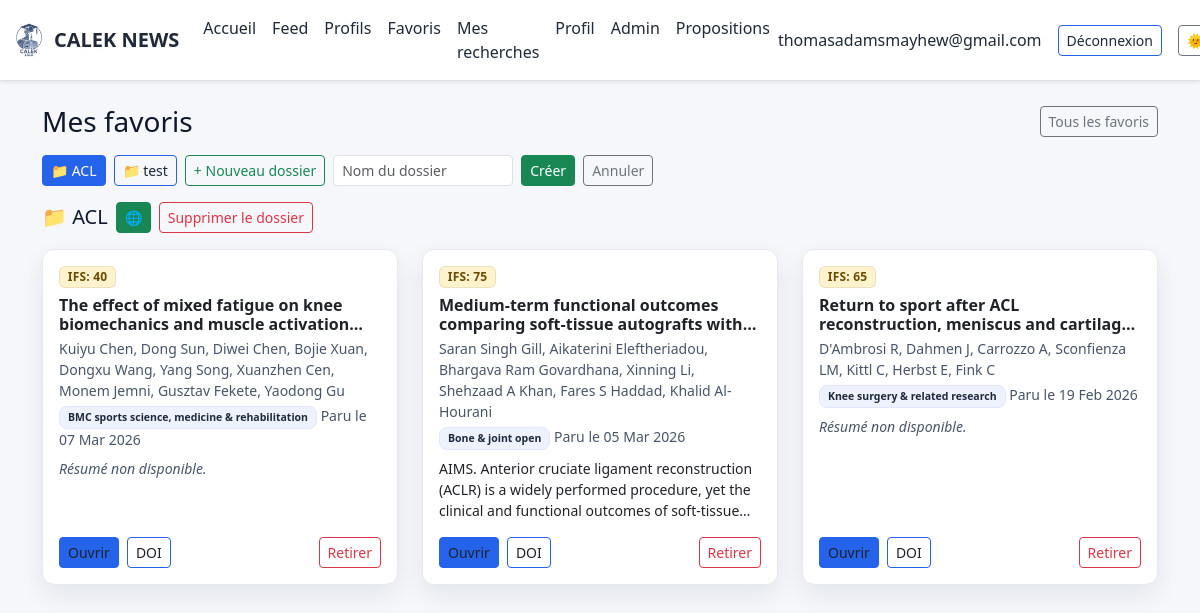
The app's page /folders/1 (signed in) with its own data.
### app.py (models this page shows, shortened)
class User(UserMixin, db.Model):
    id = db.Column(db.Integer, primary_key=True)
    email = db.Column(db.String(120), unique=True, nullable=False)
    name = db.Column(db.String(120))
    password_hash = db.Column(db.String(255), nullable=False)
    role = db.Column(db.String(20), default="user")
    created_at = db.Column(db.DateTime, default=datetime.utcnow)

class Folder(db.Model):
    __tablename__ = "folder"
    id = db.Column(db.Integer, primary_key=True)
    user_id = db.Column(db.Integer, db.ForeignKey("user.id"), nullable=False, index=True)
    name = db.Column(db.String(100), nullable=False)
    is_public = db.Column(db.Boolean, default=True, nullable=False)
    created_at = db.Column(db.DateTime, default=datetime.utcnow)
    user = db.relationship("User", backref=db.backref("folders", lazy="dynamic"))
    __table_args__ = (
        db.UniqueConstraint("user_id", "name", name="_user_folder_uc"),
    )

class Article(db.Model):
    id = db.Column(db.Integer, primary_key=True)
    title = db.Column(db.String(500), nullable=False)
    authors = db.Column(db.String(500))
    journal = db.Column(db.String(300))
    doi = db.Column(db.String(200), index=True)
    url = db.Column(db.String(500))
    abstract = db.Column(db.Text)
    published_date = db.Column(db.DateTime)
    published_at = db.Column(db.DateTime)
    source = db.Column(db.String(50))  # 'pubmed' | 'crossref' | 'manual'
    is_published = db.Column(db.Boolean, default=False)
    featured = db.Column(db.Boolean, default=False)
    domain = db.Column(db.String(80))
    pathology = db.Column(db.String(120))
    study_type = db.Column(db.String(80))
    source_order = db.Column(db.Integer)
    posted_by_id = db.Column(db.Integer, db.ForeignKey("user.id"))
    posted_by = db.relationship("User", backref="posts")
    created_at = db.Column(db.DateTime, default=datetime.utcnow)
    proposer_display_name = db.Column(db.String(120), nullable=True)

### app.py (the view)
@app.route('/folders/<int:folder_id>')
@login_required
def folder_view(folder_id):
    f = Folder.query.filter_by(id=folder_id, user_id=current_user.id).first_or_404()
    folders = Folder.query.filter_by(user_id=current_user.id).order_by(Folder.name.asc()).all()
    articles = (Article.query
                .join(FolderArticle, FolderArticle.article_id == Article.id)
                .filter(FolderArticle.folder_id == f.id)
                .order_by(FolderArticle.created_at.desc())
                .all())
    favs = {fav.article_id for fav in Favorite.query.filter_by(user_id=current_user.id).all()}
    return render_template('favorites.html',
                           favorites=[],
                           notes_by_article={},
                           folders=folders,
                           active_folder=f,
                           folder_articles=articles,
                           favs=favs)

### app.py (called while the page is built)
@login_manager.user_loader
def load_user(proposer_id):
    return User.query.get(int(proposer_id))

def _infer_study_score(article):
    st = (article.study_type or "").lower().strip()
    title = (article.title or "").lower()
    abst  = (article.abstract or "").lower()
    txt   = f"{st} {title} {abst}"
    m = {
        "meta-analysis": 25, "meta analyse": 25, "systematic review": 25,
        "randomized controlled trial": 20, "randomised controlled trial": 20, "rct": 20,
        "cohort": 12, "prospective": 12, "longitudinal": 12,
        "case-control": 10, "case control": 10,
        "cross-sectional": 8, "cross sectional": 8, "observational": 8,
        "case series": 5, "case report": 3, "pilot": 5
    }
    for k, v in m.items():
        if k in st:
            return v, k
    for kw, v in _STUDY_HINTS:
        if kw in txt:
            return v, kw
    return 0, "type d'étude non déterminé"

def _sample_size_score(article):
    text = f"{article.abstract or ''} {article.title or ''}".replace("\u00a0"," ")
    n = None
    m = re.search(r"\bn\s*=\s*(\d{2,5})\b", text, re.I)
    if m:
        n = int(m.group(1))
    else:
        m = re.search(r"\b(\d{2,5})\s+(participants?|patients?|subjects?)\b", text, re.I)
        if m: n = int(m.group(1))
    if not n:
        return 0, "taille d'échantillon non trouvée"
    if n < 30: s = 2
    elif n < 100: s = 5
    elif n < 300: s = 8
    else: s = 10
    return s, f"n≈{n}"

@app.context_processor
def inject_helpers():
    return {
        "reliability_score": reliability_score
    }

### templates/favorites.html (shortened to what this page needs)
{% extends "layout.html" %}
{% block content %}
<div class="d-flex align-items-center justify-content-between mb-3 flex-wrap gap-2">
  <h3 class="mb-0">Mes favoris</h3>
  <a href="{{ url_for('favorites') }}" class="btn btn-sm btn-outline-secondary">Tous les favoris</a>
</div>
<div class="d-flex flex-wrap gap-2 mb-3 align-items-center">
  {% for f in folders %}
    <a href="{{ url_for('folder_view', folder_id=f.id) }}"
       class="btn btn-sm {{ 'btn-primary' if active_folder and active_folder.id == f.id else 'btn-outline-primary' }}">
      📁 {{ f.name }}
    </a>
  {% endfor %}
  <button class="btn btn-sm btn-outline-success" onclick="showCreateFolder()">+ Nouveau dossier</button>
  <div id="create-folder-form" style="display:none;" class="d-flex gap-2">
    <input type="text" id="new-folder-name" class="form-control form-control-sm" placeholder="Nom du dossier" style="width:180px;">
    <button class="btn btn-sm btn-success" onclick="createFolder()">Créer</button>
    <button class="btn btn-sm btn-outline-secondary" onclick="hideCreateFolder()">Annuler</button>
  </div>
</div>
{% if active_folder %}
<div class="d-flex align-items-center gap-2 mb-3">
  <h5 class="mb-0">📁 {{ active_folder.name }}</h5>
  <button class="btn btn-sm {{ 'btn-success' if active_folder.is_public else 'btn-outline-secondary' }}"
          id="folder-vis-btn"
          onclick="toggleFolderVisibility({{ active_folder.id }}, this)"
          title="{{ 'Public - cliquer pour rendre privé' if active_folder.is_public else 'Privé - cliquer pour rendre public' }}">
    {{ '🌐' if active_folder.is_public else '🔒' }}
  </button>
  <form method="post" action="{{ url_for('folder_delete', folder_id=active_folder.id) }}"
        onsubmit="return confirm('Supprimer ce dossier ?')">
    <button class="btn btn-sm btn-outline-danger">Supprimer le dossier</button>
  </form>
</div>
{% if folder_articles %}
<div class="row gy-3">
  {% for a in folder_articles %}
    {% set sc = (reliability_score(a)[0]) if reliability_score is defined else None %}
    {% set ifs_cls = 'badge-ifs-success' if sc is not none and sc>=80
                      else ('badge-ifs-primary' if sc is not none and sc>=60
                      else ('badge-ifs-warning' if sc is not none and sc>=40 else 'badge-ifs-danger')) %}
    <div class="col-md-6 col-lg-4">
      <div class="card h-100 article-card p-3" data-article-id="{{ a.id }}" role="button" tabindex="0">
        <div class="d-flex flex-wrap gap-2 mb-2 align-items-center">
          {% if sc is not none %}<span class="badge badge-ifs {{ ifs_cls }}">IFS: {{ sc }}</span>{% endif %}
        </div>
        <h6 class="fw-bold line-clamp-2 mb-1">{{ a.title }}</h6>
        {% if a.authors %}<p class="text-muted small mb-1">{{ a.authors }}</p>{% endif %}
        <div class="small text-muted mb-2">
          {% if a.journal %}<span class="badge badge-soft badge-journal">{{ a.journal }}</span>{% endif %}
          {% if a.published_date %}<span>Paru le {{ a.published_date.strftime('%d %b %Y') }}</span>{% endif %}
        </div>
        {% if a.abstract %}
          <p class="small line-clamp-3 mb-3">{{ (a.abstract|striptags)[:320] }}{% if a.abstract|length > 320 %}…{% endif %}</p>
        {% else %}
          <p class="small text-muted mb-3 fst-italic">Résumé non disponible.</p>
        {% endif %}
        <div class="mt-auto d-flex align-items-center gap-2">
          {% if a.url %}<a class="btn btn-sm btn-primary" href="{{ a.url }}" target="_blank" onclick="event.stopPropagation()">Ouvrir</a>{% endif %}
          {% if a.doi %}<a class="btn btn-sm btn-outline-primary" href="https://doi.org/{{ a.doi }}" target="_blank" onclick="event.stopPropagation()">DOI</a>{% endif %}
          <form method="post" action="{{ url_for('folder_remove_article', folder_id=active_folder.id, article_id=a.id) }}"
                class="ms-auto" onclick="event.stopPropagation()">
            <button class="btn btn-sm btn-outline-danger">Retirer</button>
          </form>
        </div>
      </div>
    </div>
  {% endfor %}
</div>
{% else %}
  <p class="text-muted">Ce dossier est vide.</p>
{% endif %}
{% endif %}
{% endblock %}

### templates/layout.html (shortened to what this page needs)
<!doctype html>
<html lang="fr" data-bs-theme="light">
<head>
  <link href="https://cdn.jsdelivr.net/npm/bootstrap@5.3.3/dist/css/bootstrap.min.css" rel="stylesheet">
  <link href="{{ url_for('static', filename='css/theme.css') }}" rel="stylesheet">
</head>
<body>
<nav class="navbar navbar-expand-lg sticky-top shadow-sm bg-body border-bottom">
  <div class="container-fluid">
    <a class="navbar-brand fw-bold d-flex align-items-center gap-2" href="{{ url_for('index') }}">
      <img src="{{ url_for('static', filename='img/calek-logo.png') }}" alt="CALEK" class="logo-img" style="height:34px;width:auto;object-fit:contain">
      <span>CALEK NEWS</span>
    </a>
    <div class="collapse navbar-collapse" id="navbarNav">
      <ul class="navbar-nav me-auto mb-2 mb-lg-0">
        <li class="nav-item"><a class="nav-link{% if request.endpoint == 'index' %} active{% endif %}" href="{{ url_for('index') }}">Accueil</a></li>
        {% if current_user.is_authenticated %}
          <li class="nav-item"><a class="nav-link{% if request.endpoint == 'feed' %} active{% endif %}" href="{{ url_for('feed') }}">Feed</a></li>
          <li class="nav-item"><a class="nav-link{% if request.endpoint == 'users_list' %} active{% endif %}" href="{{ url_for('users_list') }}">Profils</a></li>
          <li class="nav-item"><a class="nav-link{% if request.endpoint == 'favorites' %} active{% endif %}" href="{{ url_for('favorites') }}">Favoris</a></li>
          <li class="nav-item">
            <a class="nav-link{% if request.endpoint == 'my_drafts' %} active{% endif %}" href="{{ url_for('my_drafts') }}">Mes recherches</a>
          </li>
          <li class="nav-item"><a class="nav-link{% if request.endpoint == 'me' %} active{% endif %}" href="{{ url_for('me') }}">Profil</a></li>
          {% if current_user.role == 'admin' %}
            <li class="nav-item"><a class="nav-link{% if request.endpoint and request.endpoint.startswith('admin_') %} active{% endif %}" href="{{ url_for('admin_dashboard') }}">Admin</a></li>
          {% endif %}
          {% if current_user.is_authenticated and current_user.role == 'admin' %}
            <li class="nav-item"><a class="nav-link" href="{{ url_for('admin_proposals') }}">Propositions</a></li>
          {% endif %}
        {% endif %}
      </ul>
      <div class="d-flex align-items-center gap-3">
        {% if current_user.is_authenticated %}
          <span class="user-email text-nowrap">{{ current_user.email }}</span>
          <a href="{{ url_for('logout') }}" class="btn btn-sm btn-outline-primary">Déconnexion</a>
        {% else %}
          <a href="{{ url_for('login') }}" class="btn btn-sm btn-outline-primary">Connexion</a>
          <a href="{{ url_for('signup') }}" class="btn btn-sm btn-primary">Inscription</a>
        {% endif %}
        <button id="theme-toggle" class="btn btn-sm btn-outline-secondary" title="Basculer le thème" aria-label="Basculer le thème">🌞</button>
      </div>
    </div>
  </div>
</nav>
<main class="container py-4">
  {% block content %}{% endblock %}
</main>
</body>
</html>

### static/css/theme.css (style rules this page uses)
:root { --bg: #fbf6f6; --panel: #ffffff; --panel-2: #f9fafc; --text: #0f172a; --muted: #475569; --primary: #2563eb; --accent: #f59e0b; --border: #e5e7eb; --shadow: 0 10px 24px rgba(16,24,40,.08); --nav-bg: #ffffff; --nav-border: #e5e7eb; }
html[data-bs-theme="light"] body { background: linear-gradient(180deg, #f7f9ff 0%, var(--bg) 60%); color: var(--text); }
html[data-bs-theme="light"] .navbar { background: var(--nav-bg); border-bottom: 1px solid var(--nav-border); box-shadow: 0 6px 16px rgba(16,24,40,.05); }
html[data-bs-theme="light"] .navbar .nav-link { color:#1f2937; }
html[data-bs-theme="light"] .article-card, html[data-bs-theme="light"] .side-card { background: var(--panel); border: 1px solid var(--border); box-shadow: var(--shadow); }
html[data-bs-theme="light"] .badge-soft { background: #eef2ff; color: #1e293b; border: 1px solid #e0e7ff; }
html[data-bs-theme="light"] .btn-primary { background: var(--primary); border-color: var(--primary); }
html[data-bs-theme="light"] .btn-outline-primary { border-color: var(--primary); color: #1e293b; }
.article-card { transition: transform .15s ease, box-shadow .15s ease, border-color .15s ease, background .15s ease; }
.badge-journal { display:inline-block; max-width:100%; overflow:hidden; text-overflow:ellipsis; white-space:nowrap; vertical-align:middle; }
.line-clamp-2, .line-clamp-3 { display:-webkit-box; -webkit-box-orient:vertical; overflow:hidden; }
.line-clamp-2 { -webkit-line-clamp:2; }
.line-clamp-3 { -webkit-line-clamp:3; }
html[data-bs-theme="light"] .card a { color: #0f172a; }
html[data-bs-theme="light"] .card a.btn, html[data-bs-theme="light"] .card a.btn:hover { color: inherit; }
html[data-bs-theme="light"] .badge-soft { background: #eef2ff !important; color: #1e293b !important; border-color: #e0e7ff !important; }
html[data-bs-theme="light"] .text-muted { color: var(--muted) !important; }
html[data-bs-theme="light"] .navbar-brand, html[data-bs-theme="light"] .nav-link, html[data-bs-theme="light"] .user-email { color: #1f2937 !important; }
.navbar-brand .logo-img { height: 45px; width: auto; object-fit: contain; transition: transform 0.2s ease; }
.navbar-brand span { text-shadow: 0 1px 2px rgba(0,0,0,0.05); }
:root { --bg-body: #0f1115; --bg-card: #171a21; --text-main: #e8eaed; --text-muted: #9aa0a6; --border-soft: #2a2f3a; }
:root[data-bs-theme="light"] { --bg-body: #f5f7fb; --bg-card: #ffffff; --text-main: #1f2328; --text-muted: #56606b; --border-soft: #e6e9ef; }
html, body { background: var(--bg-body) !important; background-image: none !important; color: var(--text-main); }
body .container, body .container-fluid { background: none !important; }
.side-card, .article-card, .card { background: var(--bg-card) !important; color: var(--text-main) !important; border: 1px solid var(--border-soft) !important; }
.text-muted, .card .text-muted { color: var(--text-muted) !important; }
body * { background-image: none !important; }
.navbar, .navbar .container, .navbar .container-fluid { background: var(--bg-card) !important; background-image: none !important; }
.badge-ifs { font-weight: 600; letter-spacing: .2px; }
.badge-ifs-warning { background: #ffc107; color: #111; }
.badge-ifs-primary { background: #0d6efd; color: #fff; }

### templates/layout.html (style rules this page uses)
.card[role="button"] { cursor: pointer; }
.article-card, .side-card { border: 1px solid rgba(0,0,0,.08); background: var(--bs-body-bg); transition: transform .12s ease, box-shadow .12s ease, border-color .12s ease; border-radius: .75rem; }
.badge-soft { background: rgba(0,0,0,.06); color: var(--bs-body-color); border: 1px solid rgba(0,0,0,.08); }
.badge-journal { display: inline-block; max-width: 100%; overflow: hidden; text-overflow: ellipsis; white-space: nowrap; padding: .35rem .5rem; border-radius: .5rem; }
.line-clamp-2 { display:-webkit-box;-webkit-line-clamp:2;-webkit-box-orient:vertical;overflow:hidden }
.line-clamp-3 { display:-webkit-box;-webkit-line-clamp:3;-webkit-box-orient:vertical;overflow:hidden }

### templates/favorites.html (style rules this page uses)
.badge-ifs { background: var(--bs-warning-bg-subtle,#fff3cd); color:#6c4b00; border:1px solid rgba(0,0,0,.08); }

### records on screen
User: email "thomasadamsmayhew@gmail.com"
Folder: name "ACL", is_public "🌐"
Folder: name "test"
Article: sc "40", title "The effect of mixed fatigue on knee biomechanics and muscle…", authors "Kuiyu Chen, Dong Sun, Diwei Chen, Bojie Xuan, Dongxu Wang, Yang Song, Xuanzhen Cen, Monem Jemni, Gusztav Fekete, Yaodong Gu", journal "BMC sports science, medicine & rehabilitation", published_date "07 Mar 2026", shows "Résumé non disponible."
Article: sc "75", title "Medium-term functional outcomes comparing soft-tissue autografts…", authors "Saran Singh Gill, Aikaterini Eleftheriadou, Bhargava Ram Govardhana, Xinning Li, Shehzaad A Khan, Fares S Haddad, Khalid Al-Hourani", journal "Bone & joint open", published_date "05 Mar 2026", abstract "AIMS. Anterior cruciate ligament reconstruction (ACLR) is a widely performed procedure, yet the clinical and functional outcomes of…"
Article: sc "65", title "Return to sport after ACL reconstruction, meniscus and…", authors "D'Ambrosi R, Dahmen J, Carrozzo A, Sconfienza LM, Kittl C, Herbst E, Fink C", journal "Knee surgery & related research", published_date "19 Feb 2026", shows "Résumé non disponible."
